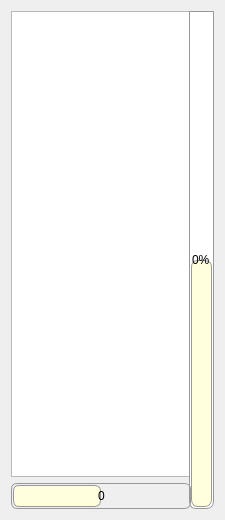
        <widget class="QWidget" name="widget_5" native="true">
         <property name="sizePolicy">
          <sizepolicy hsizetype="Fixed" vsizetype="MinimumExpanding">
           <horstretch>0</horstretch>
           <verstretch>0</verstretch>
          </sizepolicy>
         </property>
         <property name="minimumSize">
          <size>
           <width>225</width>
           <height>520</height>
          </size>
         </property>
         <property name="maximumSize">
          <size>
           <width>225</width>
           <height>16777215</height>
          </size>
         </property>
         <property name="sizeIncrement">
          <size>
           <width>0</width>
           <height>0</height>
          </size>
         </property>
         <property name="baseSize">
          <size>
           <width>225</width>
           <height>0</height>
          </size>
         </property>
         <layout class="QGridLayout" name="gridLayout_3">
          <item row="0" column="0">
           <widget class="QTableWidget" name="stakan">
            <property name="sizePolicy">
             <sizepolicy hsizetype="Fixed" vsizetype="Expanding">
              <horstretch>0</horstretch>
              <verstretch>0</verstretch>
             </sizepolicy>
            </property>
            <property name="minimumSize">
             <size>
              <width>180</width>
              <height>0</height>
             </size>
            </property>
            <property name="maximumSize">
             <size>
              <width>180</width>
              <height>16777215</height>
             </size>
            </property>
            <property name="baseSize">
             <size>
              <width>300</width>
              <height>0</height>
             </size>
            </property>
            <property name="styleSheet">
             <string notr="true">QTableWidget {
background-color:#fefefe;
alternate-background-color:#dedeff;
selection-background-color: #0558AB;
}

QTableWidget QHeaderView::section
    {
    border-bottom:0px groove #8BA6D9;
    border-left:0px groove #8BA6D9;
    border-right:1px groove #8BA6D9;
    border-top:0px;
    padding:5px;
    background:qlineargradient(x1: 0, y1: 0, x2: 0, y2: 1,
                             stop: 0 #F8FCFE, stop: 0.4 #EBEEF2,
                             stop: 0.5 #E0E5EA, stop: 1.0 #DADEEA);


    color:black;
    outline:0px;
	font: 8pt;
    }

    QTableWidget::item
    {
    padding:5px;
    outline:0px;
	font: 8pt;
    }

border: 1px #cccccc;</string>
            </property>
            <property name="midLineWidth">
             <number>1</number>
            </property>
            <property name="verticalScrollBarPolicy">
             <enum>Qt::ScrollBarAlwaysOff</enum>
            </property>
            <property name="horizontalScrollBarPolicy">
             <enum>Qt::ScrollBarAlwaysOff</enum>
            </property>
            <property name="autoScroll">
             <bool>false</bool>
            </property>
            <property name="editTriggers">
             <set>QAbstractItemView::NoEditTriggers</set>
            </property>
            <property name="tabKeyNavigation">
             <bool>false</bool>
            </property>
            <property name="showDropIndicator" stdset="0">
             <bool>false</bool>
            </property>
            <property name="dragDropOverwriteMode">
             <bool>false</bool>
            </property>
            <property name="alternatingRowColors">
             <bool>true</bool>
            </property>
            <property name="selectionMode">
             <enum>QAbstractItemView::NoSelection</enum>
            </property>
            <property name="selectionBehavior">
             <enum>QAbstractItemView::SelectRows</enum>
            </property>
            <property name="showGrid">
             <bool>true</bool>
            </property>
            <property name="gridStyle">
             <enum>Qt::SolidLine</enum>
            </property>
            <property name="sortingEnabled">
             <bool>false</bool>
            </property>
            <property name="wordWrap">
             <bool>false</bool>
            </property>
            <property name="cornerButtonEnabled">
             <bool>false</bool>
            </property>
            <property name="rowCount">
             <number>3</number>
            </property>
            <attribute name="horizontalHeaderVisible">
             <bool>false</bool>
            </attribute>
            <attribute name="horizontalHeaderCascadingSectionResizes">
             <bool>false</bool>
            </attribute>
            <attribute name="horizontalHeaderDefaultSectionSize">
             <number>60</number>
            </attribute>
            <attribute name="horizontalHeaderShowSortIndicator" stdset="0">
             <bool>false</bool>
            </attribute>
            <attribute name="verticalHeaderVisible">
             <bool>false</bool>
            </attribute>
            <attribute name="verticalHeaderDefaultSectionSize">
             <number>14</number>
            </attribute>
            <row>
             <property name="text">
              <string>Новая строка</string>
             </property>
            </row>
            <row>
             <property name="text">
              <string>Новая строка</string>
             </property>
            </row>
            <row>
             <property name="text">
              <string>Новая строка</string>
             </property>
            </row>
           </widget>
          </item>
          <item row="0" column="1" rowspan="2">
           <widget class="QProgressBar" name="percent">
            <property name="sizePolicy">
             <sizepolicy hsizetype="Fixed" vsizetype="MinimumExpanding">
              <horstretch>0</horstretch>
              <verstretch>0</verstretch>
             </sizepolicy>
            </property>
            <property name="minimumSize">
             <size>
              <width>25</width>
              <height>0</height>
             </size>
            </property>
            <property name="maximumSize">
             <size>
              <width>25</width>
              <height>16777215</height>
             </size>
            </property>
            <property name="layoutDirection">
             <enum>Qt::LeftToRight</enum>
            </property>
            <property name="autoFillBackground">
             <bool>false</bool>
            </property>
            <property name="styleSheet">
             <string notr="true">QProgressBar {
border: 1px solid #999999;
text-align: center;
padding: 1px;
border-bottom-right-radius: 7px;
border-bottom-left-radius: 7px;
background: QLinearGradient( x1: 0, y1: 0, x2: 1, y2: 0,
stop: 0 #eeeeee,
stop: 0.4999 #dddddd,
stop: 0.5 #cccccc,
stop: 1 #eeeeee);

text-align: center;
}

QProgressBar::chunk {
border-bottom-right-radius: 7px;
border-bottom-left-radius: 7px;
border-top-right-radius: 7px;
border-top-left-radius: 7px;
border: 1px solid #999999;
background: #ffffde;
}

</string>
            </property>
            <property name="minimum">
             <number>-50</number>
            </property>
            <property name="maximum">
             <number>50</number>
            </property>
            <property name="value">
             <number>0</number>
            </property>
            <property name="textVisible">
             <bool>true</bool>
            </property>
            <property name="orientation">
             <enum>Qt::Vertical</enum>
            </property>
            <property name="invertedAppearance">
             <bool>false</bool>
            </property>
            <property name="format">
             <string notr="true">%v%</string>
            </property>
           </widget>
          </item>
          <item row="1" column="0">
           <widget class="QProgressBar" name="delta">
            <property name="sizePolicy">
             <sizepolicy hsizetype="Fixed" vsizetype="Fixed">
              <horstretch>0</horstretch>
              <verstretch>0</verstretch>
             </sizepolicy>
            </property>
            <property name="minimumSize">
             <size>
              <width>180</width>
              <height>0</height>
             </size>
            </property>
            <property name="styleSheet">
             <string notr="true">QProgressBar {
border: 1px solid #999999;
border-radius: 6px;
text-align: center;
padding: 1px;

background: rgba(0,0,0,0);
text-align: center;
}


QProgressBar::chunk:horizontal {
border: 1px solid #999999;
background: #ffffde;
border-radius: 6px;
}

</string>
            </property>
            <property name="minimum">
             <number>-300000</number>
            </property>
            <property name="maximum">
             <number>300000</number>
            </property>
            <property name="value">
             <number>0</number>
            </property>
            <property name="alignment">
             <set>Qt::AlignJustify|Qt::AlignVCenter</set>
            </property>
            <property name="textVisible">
             <bool>true</bool>
            </property>
            <property name="invertedAppearance">
             <bool>false</bool>
            </property>
            <property name="textDirection">
             <enum>QProgressBar::TopToBottom</enum>
            </property>
            <property name="format">
             <string>%v</string>
            </property>
           </widget>
          </item>
         </layout>
        </widget>
